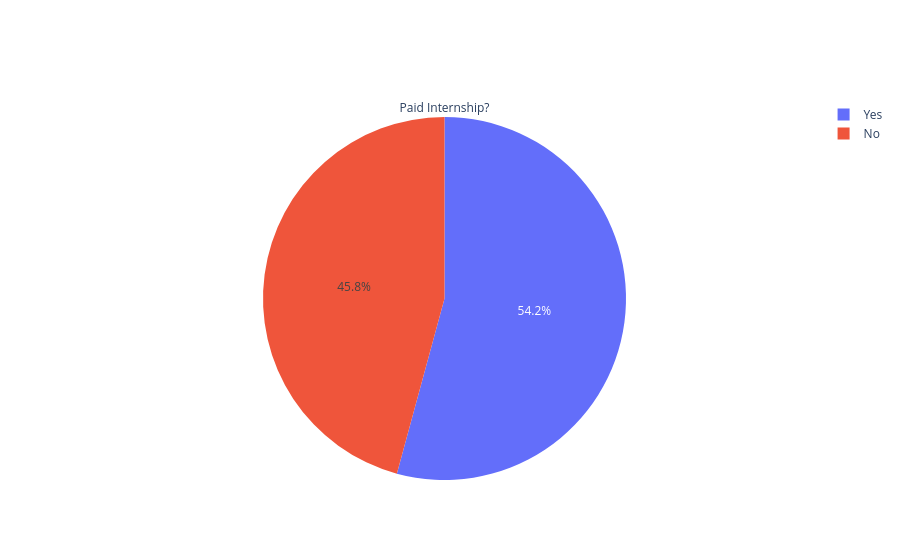

The code cell stored with this chart in its notebook:
### Code cell
fig1 = go.Figure(data=[go.Pie(labels=paid_unpaid.index,values=paid_unpaid.values,title='Paid Internship?')])

fig1.show()
#pie chart might be inreresting to see but it would be better if more were paid

### Figure 1 — Plotly figure (JSON) as saved in the notebook; plotly's stock layout.template omitted (floating-point values rounded to 4 significant figures)
{"data": [{"labels": ["No", "Yes"], "title": {"text": "Paid Internship?"}, "type": "pie", "values": [433, 513]}], "layout": {}}
